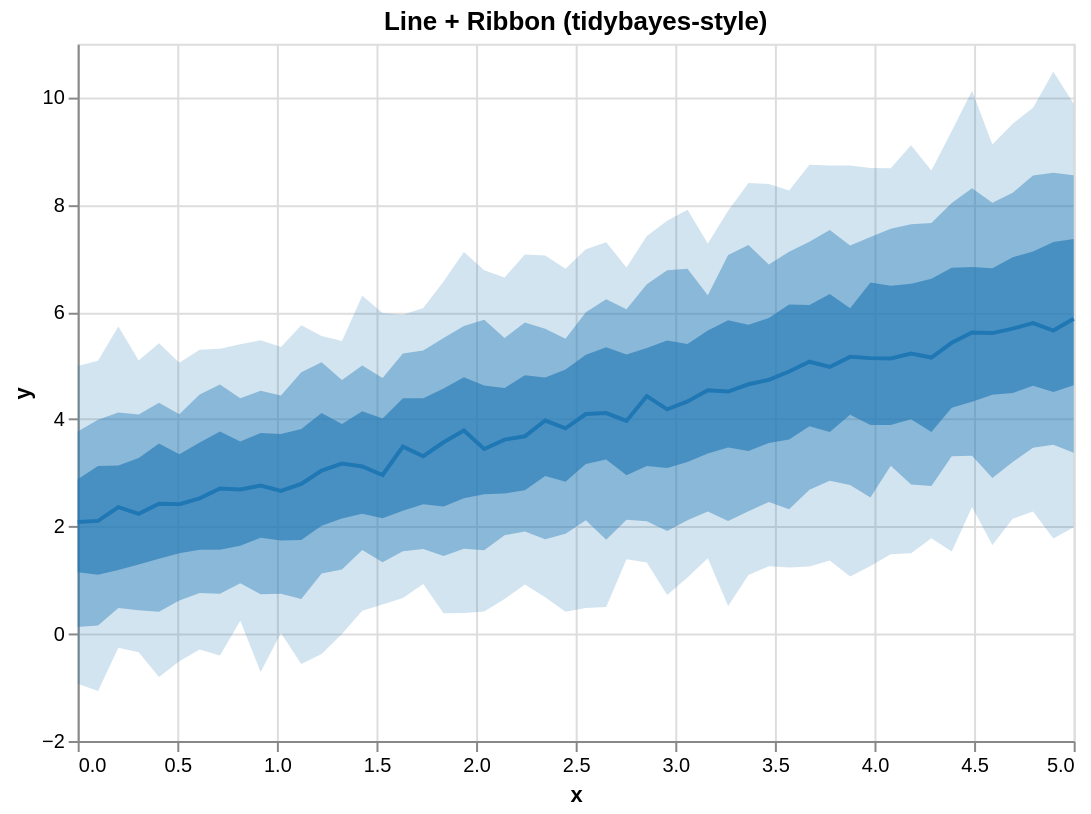

Source (Vega-Lite JSON):
### Vega-Lite specification from a JSON file in a GitHub repository (floating-point values rounded to 4 significant figures)
{"$schema": "https://vega.github.io/schema/vega-lite/v5.json", "height": 350, "layer": [{"encoding": {"x": {"field": "x", "type": "quantitative"}, "y2": {"field": "hi_0_95_"}, "y": {"field": "lo_0_95_", "title": "y", "type": "quantitative"}}, "mark": {"line": false, "fill": "#1f77b4", "type": "area", "opacity": 0.2}}, {"encoding": {"x": {"field": "x", "type": "quantitative"}, "y2": {"field": "hi_0_8_"}, "y": {"field": "lo_0_8_", "title": "y", "type": "quantitative"}}, "mark": {"line": false, "fill": "#1f77b4", "type": "area", "opacity": 0.4}}, {"encoding": {"x": {"field": "x", "type": "quantitative"}, "y2": {"field": "hi_0_5_"}, "y": {"field": "lo_0_5_", "title": "y", "type": "quantitative"}}, "mark": {"line": false, "fill": "#1f77b4", "type": "area", "opacity": 0.6}}, {"encoding": {"x": {"field": "x", "type": "quantitative"}, "y": {"field": "__median__", "type": "quantitative"}}, "mark": {"color": "#1f77b4", "strokeWidth": 2, "type": "line"}}], "data": {"values": [{"lo_0_8_": 0.1256, "lo_0_95_": -0.9321, "hi_0_8_": 3.772, "x": 0.0, "__median__": 2.084, "hi_0_5_": 2.881, "hi_0_95_": 4.993, "lo_0_5_": 1.146}, {"lo_0_8_": 0.1548, "lo_0_95_": -1.067, "hi_0_8_": 3.989, "x": 0.102, "__median__": 2.104, "hi_0_5_": 3.129, "hi_0_95_": 5.089, "lo_0_5_": 1.1}, {"lo_0_8_": 0.4784, "lo_0_95_": -0.2628, "hi_0_8_": 4.127, "x": 0.2041, "__median__": 2.362, "hi_0_5_": 3.139, "hi_0_95_": 5.73, "lo_0_5_": 1.188}, {"lo_0_8_": 0.44, "lo_0_95_": -0.3466, "hi_0_8_": 4.088, "x": 0.3061, "__median__": 2.235, "hi_0_5_": 3.276, "hi_0_95_": 5.094, "lo_0_5_": 1.29}, {"lo_0_8_": 0.412, "lo_0_95_": -0.8073, "hi_0_8_": 4.307, "x": 0.4082, "__median__": 2.424, "hi_0_5_": 3.546, "hi_0_95_": 5.418, "lo_0_5_": 1.4}, {"lo_0_8_": 0.6184, "lo_0_95_": -0.5134, "hi_0_8_": 4.095, "x": 0.5102, "__median__": 2.416, "hi_0_5_": 3.346, "hi_0_95_": 5.052, "lo_0_5_": 1.499}, {"lo_0_8_": 0.7581, "lo_0_95_": -0.2936, "hi_0_8_": 4.462, "x": 0.6122, "__median__": 2.526, "hi_0_5_": 3.564, "hi_0_95_": 5.295, "lo_0_5_": 1.567}, {"lo_0_8_": 0.7443, "lo_0_95_": -0.4056, "hi_0_8_": 4.647, "x": 0.7143, "__median__": 2.71, "hi_0_5_": 3.77, "hi_0_95_": 5.313, "lo_0_5_": 1.566}, {"lo_0_8_": 0.9417, "lo_0_95_": 0.2444, "hi_0_8_": 4.394, "x": 0.8163, "__median__": 2.689, "hi_0_5_": 3.586, "hi_0_95_": 5.398, "lo_0_5_": 1.641}, {"lo_0_8_": 0.7364, "lo_0_95_": -0.711, "hi_0_8_": 4.53, "x": 0.9184, "__median__": 2.765, "hi_0_5_": 3.743, "hi_0_95_": 5.471, "lo_0_5_": 1.791}, {"lo_0_8_": 0.7467, "lo_0_95_": 0.01544, "hi_0_8_": 4.444, "x": 1.02, "__median__": 2.664, "hi_0_5_": 3.725, "hi_0_95_": 5.345, "lo_0_5_": 1.739}, {"lo_0_8_": 0.6486, "lo_0_95_": -0.566, "hi_0_8_": 4.878, "x": 1.122, "__median__": 2.795, "hi_0_5_": 3.818, "hi_0_95_": 5.754, "lo_0_5_": 1.746}, {"lo_0_8_": 1.124, "lo_0_95_": -0.3753, "hi_0_8_": 5.065, "x": 1.224, "__median__": 3.041, "hi_0_5_": 4.115, "hi_0_95_": 5.551, "lo_0_5_": 2.015}, {"lo_0_8_": 1.198, "lo_0_95_": -0.005131, "hi_0_8_": 4.732, "x": 1.327, "__median__": 3.174, "hi_0_5_": 3.912, "hi_0_95_": 5.459, "lo_0_5_": 2.149}, {"lo_0_8_": 1.563, "lo_0_95_": 0.4273, "hi_0_8_": 5.004, "x": 1.429, "__median__": 3.119, "hi_0_5_": 4.148, "hi_0_95_": 6.301, "lo_0_5_": 2.239}, {"lo_0_8_": 1.332, "lo_0_95_": 0.5445, "hi_0_8_": 4.768, "x": 1.531, "__median__": 2.961, "hi_0_5_": 4.015, "hi_0_95_": 5.979, "lo_0_5_": 2.155}, {"lo_0_8_": 1.539, "lo_0_95_": 0.667, "hi_0_8_": 5.228, "x": 1.633, "__median__": 3.489, "hi_0_5_": 4.392, "hi_0_95_": 5.949, "lo_0_5_": 2.293}, {"lo_0_8_": 1.581, "lo_0_95_": 0.9283, "hi_0_8_": 5.283, "x": 1.735, "__median__": 3.311, "hi_0_5_": 4.393, "hi_0_95_": 6.072, "lo_0_5_": 2.415}, {"lo_0_8_": 1.45, "lo_0_95_": 0.382, "hi_0_8_": 5.517, "x": 1.837, "__median__": 3.57, "hi_0_5_": 4.575, "hi_0_95_": 6.569, "lo_0_5_": 2.374}, {"lo_0_8_": 1.587, "lo_0_95_": 0.389, "hi_0_8_": 5.736, "x": 1.939, "__median__": 3.789, "hi_0_5_": 4.783, "hi_0_95_": 7.118, "lo_0_5_": 2.527}, {"lo_0_8_": 1.559, "lo_0_95_": 0.4144, "hi_0_8_": 5.856, "x": 2.041, "__median__": 3.445, "hi_0_5_": 4.627, "hi_0_95_": 6.778, "lo_0_5_": 2.601}, {"lo_0_8_": 1.835, "lo_0_95_": 0.6487, "hi_0_8_": 5.516, "x": 2.143, "__median__": 3.62, "hi_0_5_": 4.581, "hi_0_95_": 6.644, "lo_0_5_": 2.616}, {"lo_0_8_": 1.906, "lo_0_95_": 0.918, "hi_0_8_": 5.802, "x": 2.245, "__median__": 3.682, "hi_0_5_": 4.82, "hi_0_95_": 7.07, "lo_0_5_": 2.678}, {"lo_0_8_": 1.763, "lo_0_95_": 0.6794, "hi_0_8_": 5.689, "x": 2.347, "__median__": 3.976, "hi_0_5_": 4.776, "hi_0_95_": 7.051, "lo_0_5_": 2.94}, {"lo_0_8_": 1.863, "lo_0_95_": 0.4111, "hi_0_8_": 5.5, "x": 2.449, "__median__": 3.831, "hi_0_5_": 4.926, "hi_0_95_": 6.808, "lo_0_5_": 2.833}, {"lo_0_8_": 2.117, "lo_0_95_": 0.4805, "hi_0_8_": 5.995, "x": 2.551, "__median__": 4.097, "hi_0_5_": 5.202, "hi_0_95_": 7.171, "lo_0_5_": 3.165}, {"lo_0_8_": 1.751, "lo_0_95_": 0.5009, "hi_0_8_": 6.236, "x": 2.653, "__median__": 4.115, "hi_0_5_": 5.342, "hi_0_95_": 7.298, "lo_0_5_": 3.247}, {"lo_0_8_": 2.124, "lo_0_95_": 1.391, "hi_0_8_": 6.051, "x": 2.755, "__median__": 3.968, "hi_0_5_": 5.205, "hi_0_95_": 6.83, "lo_0_5_": 2.957}, {"lo_0_8_": 2.096, "lo_0_95_": 1.329, "hi_0_8_": 6.515, "x": 2.857, "__median__": 4.431, "hi_0_5_": 5.327, "hi_0_95_": 7.416, "lo_0_5_": 3.129}, {"lo_0_8_": 1.918, "lo_0_95_": 0.7241, "hi_0_8_": 6.778, "x": 2.959, "__median__": 4.184, "hi_0_5_": 5.468, "hi_0_95_": 7.701, "lo_0_5_": 3.09}, {"lo_0_8_": 2.116, "lo_0_95_": 1.048, "hi_0_8_": 6.807, "x": 3.061, "__median__": 4.333, "hi_0_5_": 5.404, "hi_0_95_": 7.904, "lo_0_5_": 3.202}, {"lo_0_8_": 2.279, "lo_0_95_": 1.41, "hi_0_8_": 6.313, "x": 3.163, "__median__": 4.542, "hi_0_5_": 5.654, "hi_0_95_": 7.278, "lo_0_5_": 3.361}, {"lo_0_8_": 2.1, "lo_0_95_": 0.5156, "hi_0_8_": 7.063, "x": 3.265, "__median__": 4.517, "hi_0_5_": 5.844, "hi_0_95_": 7.888, "lo_0_5_": 3.473}, {"lo_0_8_": 2.283, "lo_0_95_": 1.094, "hi_0_8_": 7.251, "x": 3.367, "__median__": 4.652, "hi_0_5_": 5.763, "hi_0_95_": 8.404, "lo_0_5_": 3.408}, {"lo_0_8_": 2.459, "lo_0_95_": 1.258, "hi_0_8_": 6.884, "x": 3.469, "__median__": 4.734, "hi_0_5_": 5.887, "hi_0_95_": 8.385, "lo_0_5_": 3.556}, {"lo_0_8_": 2.322, "lo_0_95_": 1.235, "hi_0_8_": 7.121, "x": 3.571, "__median__": 4.89, "hi_0_5_": 6.138, "hi_0_95_": 8.263, "lo_0_5_": 3.623}, {"lo_0_8_": 2.687, "lo_0_95_": 1.252, "hi_0_8_": 7.31, "x": 3.673, "__median__": 5.072, "hi_0_5_": 6.129, "hi_0_95_": 8.746, "lo_0_5_": 3.87}, {"lo_0_8_": 2.855, "lo_0_95_": 1.366, "hi_0_8_": 7.53, "x": 3.776, "__median__": 4.975, "hi_0_5_": 6.333, "hi_0_95_": 8.731, "lo_0_5_": 3.761}, {"lo_0_8_": 2.775, "lo_0_95_": 1.067, "hi_0_8_": 7.241, "x": 3.878, "__median__": 5.163, "hi_0_5_": 6.068, "hi_0_95_": 8.729, "lo_0_5_": 4.082}, {"lo_0_8_": 2.539, "lo_0_95_": 1.261, "hi_0_8_": 7.397, "x": 3.98, "__median__": 5.14, "hi_0_5_": 6.549, "hi_0_95_": 8.686, "lo_0_5_": 3.89}, {"lo_0_8_": 3.134, "lo_0_95_": 1.481, "hi_0_8_": 7.552, "x": 4.082, "__median__": 5.132, "hi_0_5_": 6.489, "hi_0_95_": 8.682, "lo_0_5_": 3.894}, {"lo_0_8_": 2.784, "lo_0_95_": 1.503, "hi_0_8_": 7.637, "x": 4.184, "__median__": 5.226, "hi_0_5_": 6.525, "hi_0_95_": 9.107, "lo_0_5_": 4.001}, {"lo_0_8_": 2.754, "lo_0_95_": 1.779, "hi_0_8_": 7.657, "x": 4.286, "__median__": 5.151, "hi_0_5_": 6.618, "hi_0_95_": 8.636, "lo_0_5_": 3.762}, {"lo_0_8_": 3.312, "lo_0_95_": 1.536, "hi_0_8_": 8.033, "x": 4.388, "__median__": 5.426, "hi_0_5_": 6.823, "hi_0_95_": 9.375, "lo_0_5_": 4.216}, {"lo_0_8_": 3.318, "lo_0_95_": 2.362, "hi_0_8_": 8.308, "x": 4.49, "__median__": 5.619, "hi_0_5_": 6.839, "hi_0_95_": 10.13, "lo_0_5_": 4.327}, {"lo_0_8_": 2.906, "lo_0_95_": 1.657, "hi_0_8_": 8.039, "x": 4.592, "__median__": 5.606, "hi_0_5_": 6.816, "hi_0_95_": 9.125, "lo_0_5_": 4.458}, {"lo_0_8_": 3.204, "lo_0_95_": 2.143, "hi_0_8_": 8.225, "x": 4.694, "__median__": 5.688, "hi_0_5_": 7.021, "hi_0_95_": 9.509, "lo_0_5_": 4.491}, {"lo_0_8_": 3.467, "lo_0_95_": 2.281, "hi_0_8_": 8.547, "x": 4.796, "__median__": 5.794, "hi_0_5_": 7.128, "hi_0_95_": 9.806, "lo_0_5_": 4.625}, {"lo_0_8_": 3.523, "lo_0_95_": 1.777, "hi_0_8_": 8.594, "x": 4.898, "__median__": 5.654, "hi_0_5_": 7.304, "hi_0_95_": 10.48, "lo_0_5_": 4.509}, {"lo_0_8_": 3.373, "lo_0_95_": 1.984, "hi_0_8_": 8.551, "x": 5.0, "__median__": 5.873, "hi_0_5_": 7.36, "hi_0_95_": 9.88, "lo_0_5_": 4.635}]}, "title": "Line + Ribbon (tidybayes-style)", "width": 500}
